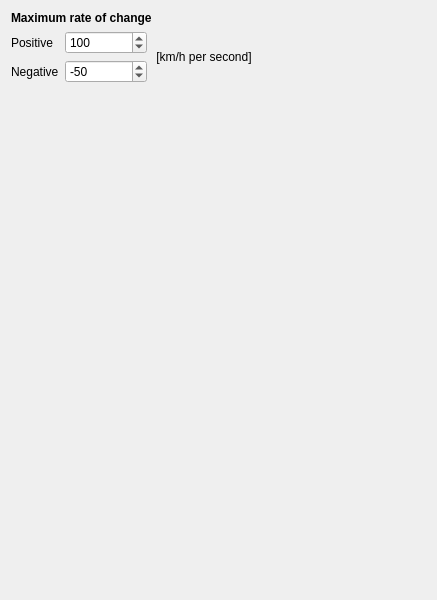
<?xml version="1.0" encoding="UTF-8"?>
<ui version="4.0">
 <class>Widget</class>
 <widget class="QWidget" name="Widget">
  <property name="geometry">
   <rect>
    <x>0</x>
    <y>0</y>
    <width>437</width>
    <height>600</height>
   </rect>
  </property>
  <property name="minimumSize">
   <size>
    <width>0</width>
    <height>600</height>
   </size>
  </property>
  <property name="sizeIncrement">
   <size>
    <width>0</width>
    <height>0</height>
   </size>
  </property>
  <property name="windowTitle">
   <string>Form</string>
  </property>
  <layout class="QVBoxLayout" name="verticalLayout">
   <item>
    <widget class="QLabel" name="label">
     <property name="maximumSize">
      <size>
       <width>16777215</width>
       <height>30</height>
      </size>
     </property>
     <property name="font">
      <font>
       <weight>75</weight>
       <bold>true</bold>
      </font>
     </property>
     <property name="text">
      <string>Maximum rate of change </string>
     </property>
    </widget>
   </item>
   <item>
    <layout class="QHBoxLayout" name="horizontalLayout" stretch="1,2">
     <item>
      <layout class="QFormLayout" name="formLayout">
       <item row="0" column="0">
        <widget class="QLabel" name="label_2">
         <property name="text">
          <string>Positive</string>
         </property>
        </widget>
       </item>
       <item row="0" column="1">
        <widget class="QSpinBox" name="ratePosBox">
         <property name="maximum">
          <number>9999</number>
         </property>
         <property name="value">
          <number>100</number>
         </property>
        </widget>
       </item>
       <item row="1" column="0">
        <widget class="QLabel" name="label_3">
         <property name="text">
          <string>Negative</string>
         </property>
        </widget>
       </item>
       <item row="1" column="1">
        <widget class="QSpinBox" name="rateNegBox">
         <property name="minimum">
          <number>-9999</number>
         </property>
         <property name="maximum">
          <number>0</number>
         </property>
         <property name="value">
          <number>-50</number>
         </property>
        </widget>
       </item>
      </layout>
     </item>
     <item>
      <widget class="QLabel" name="label_4">
       <property name="text">
        <string> [km/h per second]</string>
       </property>
      </widget>
     </item>
    </layout>
   </item>
   <item>
    <spacer name="verticalSpacer">
     <property name="orientation">
      <enum>Qt::Vertical</enum>
     </property>
     <property name="sizeHint" stdset="0">
      <size>
       <width>20</width>
       <height>40</height>
      </size>
     </property>
    </spacer>
   </item>
  </layout>
 </widget>
 <resources/>
 <connections/>
</ui>
